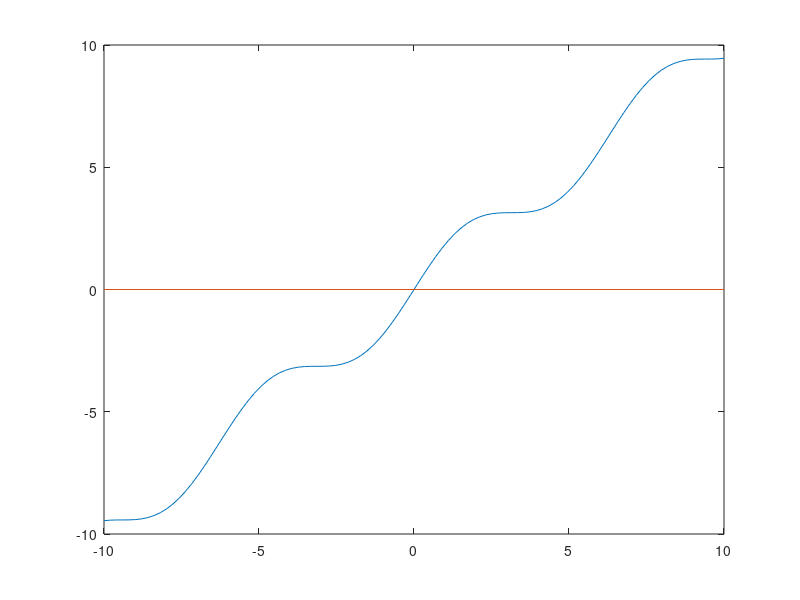

Write MATLAB code to recreate this figure.
clc; clear all; more off;

function y = F(x)
    y = x + 0.999 * sin(x);
endfunction

function y = F_prima(x)
    y = 1 + 0.999 * cos(x);
endfunction

t = linspace(-10, 10, 100);
plot(t, F(t));
line([-10 10], [0 0]);

x = [13 13];
for iteraciones = [50 100 150 200]
    printf("\nCon %3d iteraciones:\n", iteraciones);

    for n = 2:iteraciones
        x(n) = x(n - 1) - F(x(n - 1)) / F_prima(x(n - 1));
        error = abs(x(n) - x(n - 1));
        % if (mod(n, 3) == 0)
        formato = "%14.2f";
        printf(["%3d " formato formato formato "\n"], n, x(n), F(x(n)), error)
        % endif
    endfor
endfor

printf(["\n" "Se observa que el metodo converge (para cualquier semillas, de hecho), " ...
    "pero los puntos que casi anulan la derivada de F \n" ...
    "son patologicos y causan grandes cambios en el valor de la aproximacion\n"]);

t = linspace(0, 1, 101);
function x1 = pasoNR(x0)
    x1 = x0 - F(x0) / F_prima(x0); 
endfunction